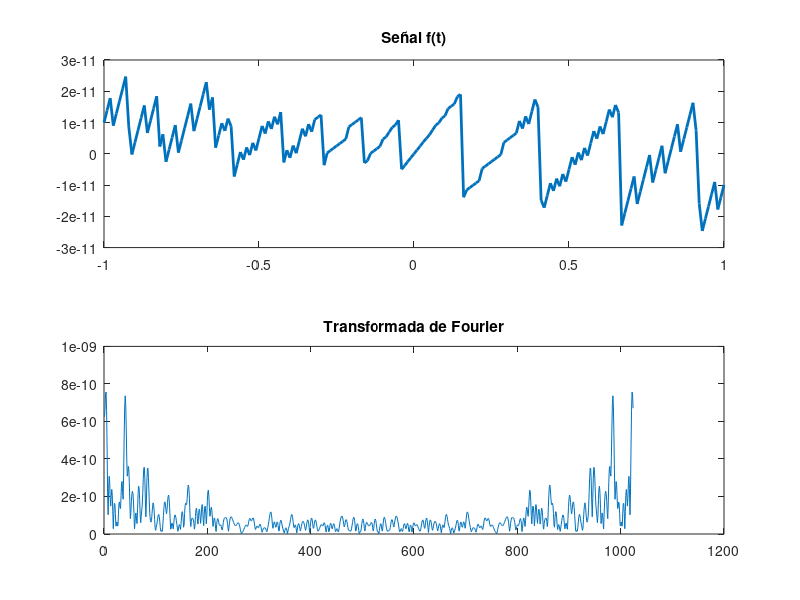

The MATLAB source for this figure:
clc;
close all;
clear;

f=2;
T=1/f;
fs=50*f;
dt=1/fs;
t=(-2*T):dt:(2*T);


%x = sin(2*pi*f*t);
%x = 1*(t>-5 & t<5);
%x = square(2*pi*f*t);

x = sin(4000*pi*t)+sin(8000*pi*t)+sin(16000*pi*t)+sin(20000*pi*t);

subplot(211)
plot(t,x,'linewidth',2);
%axis([-T T -1 1]);
title('Señal f(t)')

w = (-f:0.001:f)*10*pi;
X=0;
n=0; %va tomando muestra de tiempo

for tt=t %ira recorriendo la variable tiempo de la señal
    n=n+1;
    X = X + x(n)*exp(-j*w*tt)*dt;
end

%Esto es para que calcule los Ck (coeficientes complejos de Fourier)
%para calcular el espectro o representacion en frecuencia de una señal
%periodica
%X = (1/T)*X;

X = fft(x,1024);

subplot(212)
%plot(w,abs(X),'linewidth',2, 'color', 'c')
plot(abs(X))
title('Transformada de Fourier')
